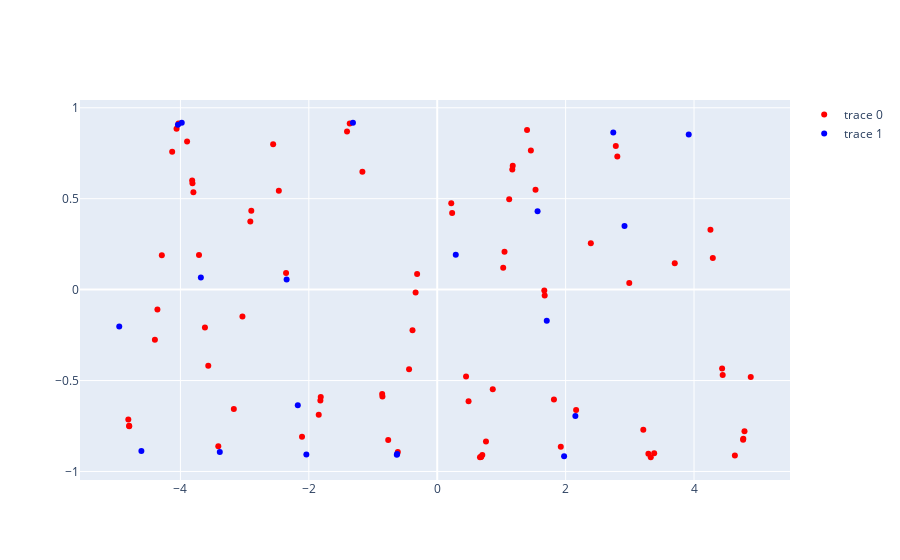

Here is the notebook cell this chart was saved with:
### Code cell
import plotly.graph_objects as go
fig = go.Figure()
fig.add_traces(go.Scatter(x=X_train.ravel(), y=y_train,
                          mode = 'markers',
                          marker = {'color' : 'red'}
                         ))
fig.add_traces(go.Scatter(x=X_test.ravel(), y=y_test,
                          mode = 'markers',
                          marker = {'color' : 'blue'}
                         ))
fig.show()
